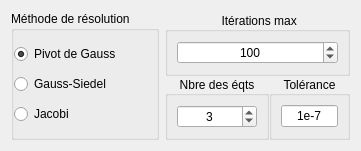
     <widget class="QWidget" name="layoutWidget">
      <property name="geometry">
       <rect>
        <x>0</x>
        <y>0</y>
        <width>351</width>
        <height>151</height>
       </rect>
      </property>
      <layout class="QHBoxLayout" name="horizontalLayout_6">
       <item>
        <widget class="QGroupBox" name="groupBox_22">
         <property name="title">
          <string>Méthode de résolution</string>
         </property>
         <layout class="QVBoxLayout" name="verticalLayout_25">
          <property name="leftMargin">
           <number>0</number>
          </property>
          <item>
           <widget class="QRadioButton" name="radioButton_PivotsGauss">
            <property name="toolTip">
             <string>C'est une méthode directe.</string>
            </property>
            <property name="text">
             <string>Pivot de Gauss</string>
            </property>
            <property name="checked">
             <bool>true</bool>
            </property>
            <attribute name="buttonGroup">
             <string notr="true">buttonGroup_methodeSystEqtLineares</string>
            </attribute>
           </widget>
          </item>
          <item>
           <widget class="QRadioButton" name="radioButton_Jacobi">
            <property name="toolTip">
             <string>C'est une méthode itérative.</string>
            </property>
            <property name="text">
             <string>Gauss-Siedel</string>
            </property>
            <attribute name="buttonGroup">
             <string notr="true">buttonGroup_methodeSystEqtLineares</string>
            </attribute>
           </widget>
          </item>
          <item>
           <widget class="QRadioButton" name="radioButton_Gauss_Seidel">
            <property name="toolTip">
             <string>C'est une méthode itérative.</string>
            </property>
            <property name="text">
             <string>Jacobi</string>
            </property>
            <attribute name="buttonGroup">
             <string notr="true">buttonGroup_methodeSystEqtLineares</string>
            </attribute>
           </widget>
          </item>
         </layout>
        </widget>
       </item>
       <item>
        <layout class="QGridLayout" name="gridLayout">
         <property name="spacing">
          <number>0</number>
         </property>
         <item row="3" column="0">
          <widget class="QGroupBox" name="groupBox_41">
           <property name="title">
            <string>Nbre des éqts</string>
           </property>
           <property name="alignment">
            <set>Qt::AlignCenter</set>
           </property>
           <layout class="QVBoxLayout" name="verticalLayout_31">
            <item>
             <widget class="QSpinBox" name="spinBox_nbre_eqts">
              <property name="minimumSize">
               <size>
                <width>20</width>
                <height>0</height>
               </size>
              </property>
              <property name="alignment">
               <set>Qt::AlignCenter</set>
              </property>
              <property name="accelerated">
               <bool>true</bool>
              </property>
              <property name="minimum">
               <number>2</number>
              </property>
              <property name="maximum">
               <number>10</number>
              </property>
              <property name="value">
               <number>3</number>
              </property>
             </widget>
            </item>
           </layout>
          </widget>
         </item>
         <item row="3" column="1">
          <widget class="QGroupBox" name="groupBox_tolerance_methodeSystEqtLineares">
           <property name="title">
            <string>Tolérance</string>
           </property>
           <property name="alignment">
            <set>Qt::AlignCenter</set>
           </property>
           <layout class="QVBoxLayout" name="verticalLayout_38">
            <item>
             <widget class="QLineEdit" name="lineEdit_tolerance_SystEqtLineares">
              <property name="toolTip">
               <string/>
              </property>
              <property name="inputMethodHints">
               <set>Qt::ImhNone</set>
              </property>
              <property name="text">
               <string>1e-7</string>
              </property>
              <property name="maxLength">
               <number>10</number>
              </property>
              <property name="alignment">
               <set>Qt::AlignCenter</set>
              </property>
             </widget>
            </item>
           </layout>
          </widget>
         </item>
         <item row="0" column="0">
          <spacer name="verticalSpacer_7">
           <property name="orientation">
            <enum>Qt::Vertical</enum>
           </property>
           <property name="sizeHint" stdset="0">
            <size>
             <width>20</width>
             <height>40</height>
            </size>
           </property>
          </spacer>
         </item>
         <item row="1" column="0" colspan="2">
          <widget class="QGroupBox" name="groupBox_nbreItera">
           <property name="title">
            <string> Itérations max</string>
           </property>
           <property name="alignment">
            <set>Qt::AlignCenter</set>
           </property>
           <layout class="QVBoxLayout" name="verticalLayout_26">
            <item>
             <widget class="QSpinBox" name="spinBox_nbre_itera">
              <property name="alignment">
               <set>Qt::AlignCenter</set>
              </property>
              <property name="readOnly">
               <bool>false</bool>
              </property>
              <property name="buttonSymbols">
               <enum>QAbstractSpinBox::UpDownArrows</enum>
              </property>
              <property name="specialValueText">
               <string/>
              </property>
              <property name="accelerated">
               <bool>true</bool>
              </property>
              <property name="correctionMode">
               <enum>QAbstractSpinBox::CorrectToPreviousValue</enum>
              </property>
              <property name="keyboardTracking">
               <bool>true</bool>
              </property>
              <property name="minimum">
               <number>2</number>
              </property>
              <property name="maximum">
               <number>99999</number>
              </property>
              <property name="value">
               <number>100</number>
              </property>
             </widget>
            </item>
           </layout>
          </widget>
         </item>
        </layout>
       </item>
      </layout>
     </widget>
